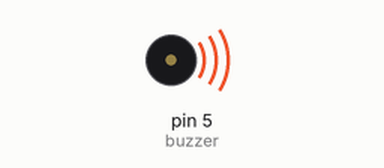
Bench run of a sketch on a simulated Arduino Uno, built with avr-gcc and run on an emulated ATmega328P. On the bench: buzzer (waves = sounding, pin HIGH).

Above: at 0.5 s.
Timing chart, 0 to 4.6 s (numbered marks = the images above):
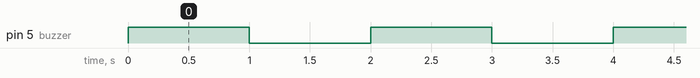

Measured:
- by itself, pin 5 (buzzer): alternates HIGH for 1.0 s and LOW for 1.0 s

The sketch:

4._Active_Buzzer.ino
```cpp
int buzzer = 5;

void setup()
{
  pinMode(buzzer,OUTPUT);
}

void loop()
{
    for(int i=0; i<80; i++)
    {
     digitalWrite(buzzer,HIGH);
     delay(1000);
     digitalWrite(buzzer,LOW);
     delay(1000);
    }
}
```
